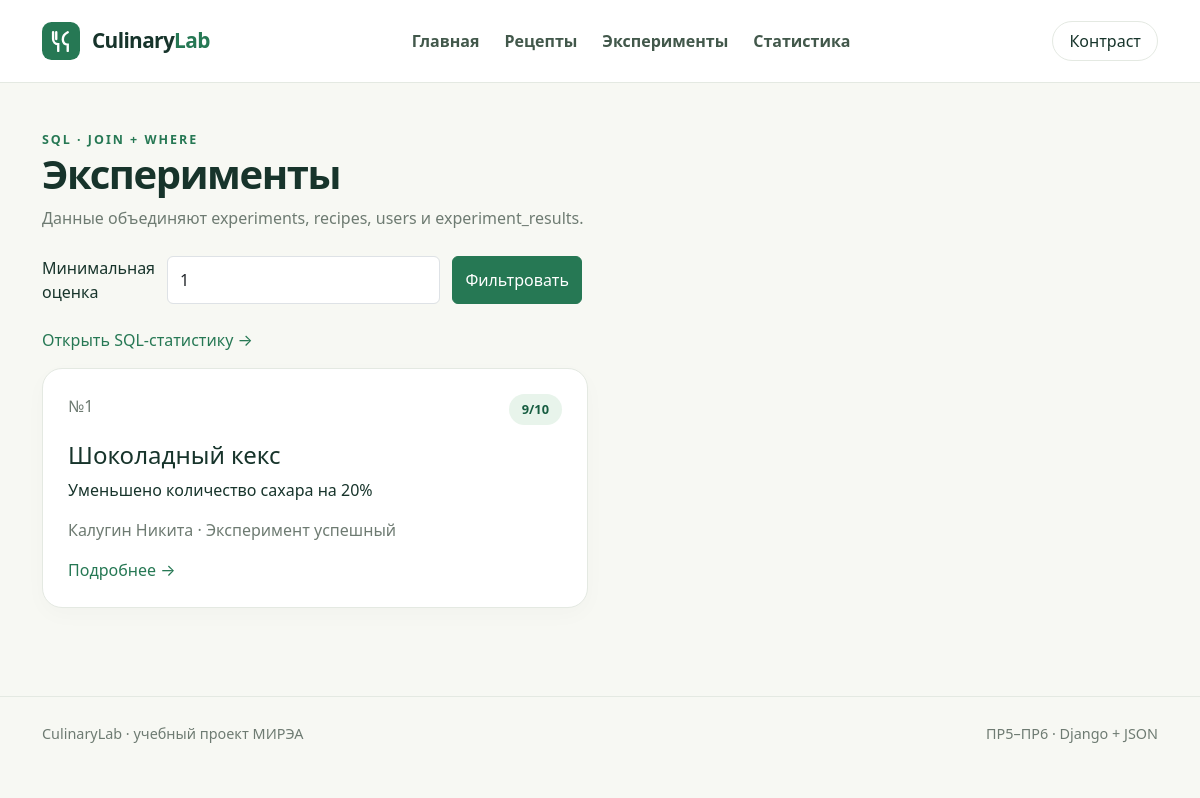
The app's page /experiments/ with its own data.
### web_experiments/views.py (the view)
# urls.py: path("", views.experiment_list, name="list"),
def experiment_list(request):
    min_score = _score_param(request.GET.get("min_score", "1"))
    return render(
        request,
        "experiments/experiment_list.html",
        {
            "page_title": "Эксперименты",
            "experiments": list_experiments(min_score),
            "min_score": min_score,
        },
    )

### db/database.py (called while the page is built)
def get_connection(
    database_path: str | Path | None = None,
) -> sqlite3.Connection:
    path = Path(database_path) if database_path else DB_PATH
    path.parent.mkdir(parents=True, exist_ok=True)
    connection = sqlite3.connect(path)
    connection.execute("PRAGMA foreign_keys = ON")
    connection.row_factory = sqlite3.Row
    return connection

### db/queries.py (called while the page is built)
def fetch_all(query: str, params: tuple = ()) -> list:
    with get_connection() as connection:
        return connection.execute(query, params).fetchall()

def list_experiments(min_score: int = 1) -> list:
    return fetch_all(
        """
        SELECT
            e.id,
            e.experiment_date,
            e.change_description,
            e.temperature,
            e.duration_minutes,
            e.is_cancelled,
            recipes.id AS recipe_id,
            recipes.name AS recipe_name,
            users.name AS user_name,
            r.taste_score,
            r.status
        FROM experiments AS e
        JOIN recipes ON recipes.id = e.recipe_id
        JOIN users ON users.id = e.user_id
        JOIN experiment_results AS r ON r.experiment_id = e.id
        WHERE r.taste_score >= ?
        ORDER BY e.experiment_date DESC, e.id DESC
        """,
        (min_score,),
    )

### web_experiments/views.py (called while the page is built)
def _score_param(raw_value: str) -> int:
    try:
        value = int(raw_value)
    except (TypeError, ValueError):
        return 1
    return min(max(value, 1), 10)

### web_experiments/templates/experiments/experiment_list.html (shortened to what this page needs)
{% extends "base.html" %}
{% block content %}
<div class="page-intro">
    <div class="eyebrow">SQL · JOIN + WHERE</div>
    <h1>Эксперименты</h1>
    <p>Данные объединяют experiments, recipes, users и experiment_results.</p>
</div>
<form class="search-form mb-4" method="get"
      action="{% url 'experiments:list' %}">
    <label for="min-score" class="form-label mb-0">Минимальная оценка</label>
    <input class="form-control" id="min-score" name="min_score"
           type="number" min="1" max="10" value="{{ min_score }}">
    <button class="btn btn-primary" type="submit">Фильтровать</button>
</form>
<p>
    <a href="{% url 'experiments:statistics' %}">
        Открыть SQL-статистику →
    </a>
</p>
<div class="row g-4">
    {% for experiment in experiments %}
    <div class="col-md-6">
        <article class="surface h-100">
            <div class="d-flex justify-content-between gap-2">
                <span class="meta">№{{ experiment.id }}</span>
                <span class="tag">{{ experiment.taste_score }}/10</span>
            </div>
            <h2 class="h4 mt-3">{{ experiment.recipe_name }}</h2>
            <p>{{ experiment.change_description|truncatechars:110 }}</p>
            <p class="meta">{{ experiment.user_name }} ·
                {{ experiment.status }}</p>
            <a href="{% url 'experiments:detail' experiment.id %}">
                Подробнее →
            </a>
        </article>
    </div>
    {% empty %}
    <p class="empty-state">Эксперименты с такой оценкой не найдены.</p>
    {% endfor %}
</div>
{% endblock %}

### static/homepage/css/style.css (style rules this page uses)
:root { --ink: #17342b; --accent: #267854; --accent-dark: #175d41; --muted: #6e7b72; --surface: #ffffff; --page: #f7f8f3; --border: #e4e9e2; }
* { box-sizing: border-box; }
body { margin: 0; min-height: 100vh; background: var(--page); color: var(--ink); font-family: "Segoe UI", system-ui, -apple-system, sans-serif; }
a { color: var(--accent); text-decoration: none; }
.eyebrow { color: var(--accent); font-size: .78rem; font-weight: 800; letter-spacing: .16em; }
.page-intro { margin-bottom: 26px; }
.page-intro h1 { font-weight: 800; letter-spacing: -.035em; }
.page-intro p, .meta { color: var(--muted); }
.stat-card, .surface { background: var(--surface); border: 1px solid var(--border); border-radius: 20px; padding: 25px; box-shadow: 0 7px 22px #1b332806; }
.tag { display: inline-block; border-radius: 999px; padding: 6px 13px; background: #e8f4eb; color: var(--accent-dark); font-weight: 700; font-size: .8rem; }
.search-form { display: flex; gap: 12px; max-width: 540px; }
.btn-primary { background: var(--accent); border-color: var(--accent); }

### records on screen
experiment_results: id "1", taste_score "9", recipe_name "Шоколадный кекс", change_description "Уменьшено количество сахара на 20%", user_name "Калугин Никита", status "Эксперимент успешный"
